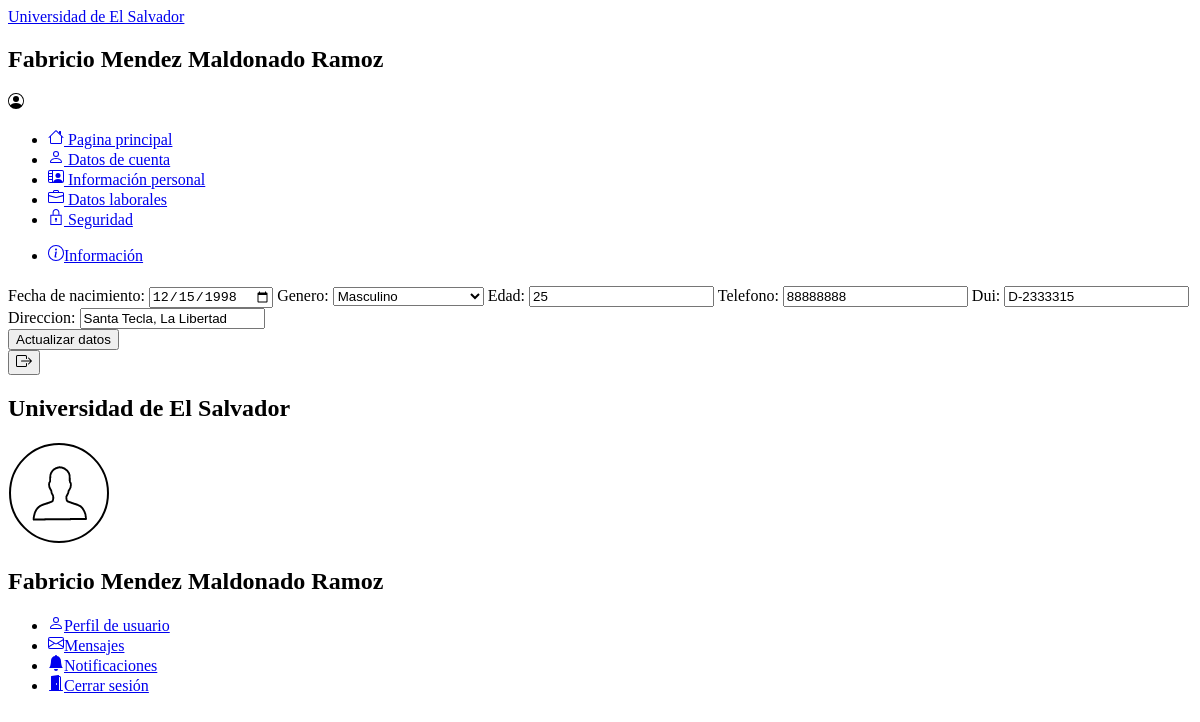
The app's page /info/2/personal (signed in), older data.
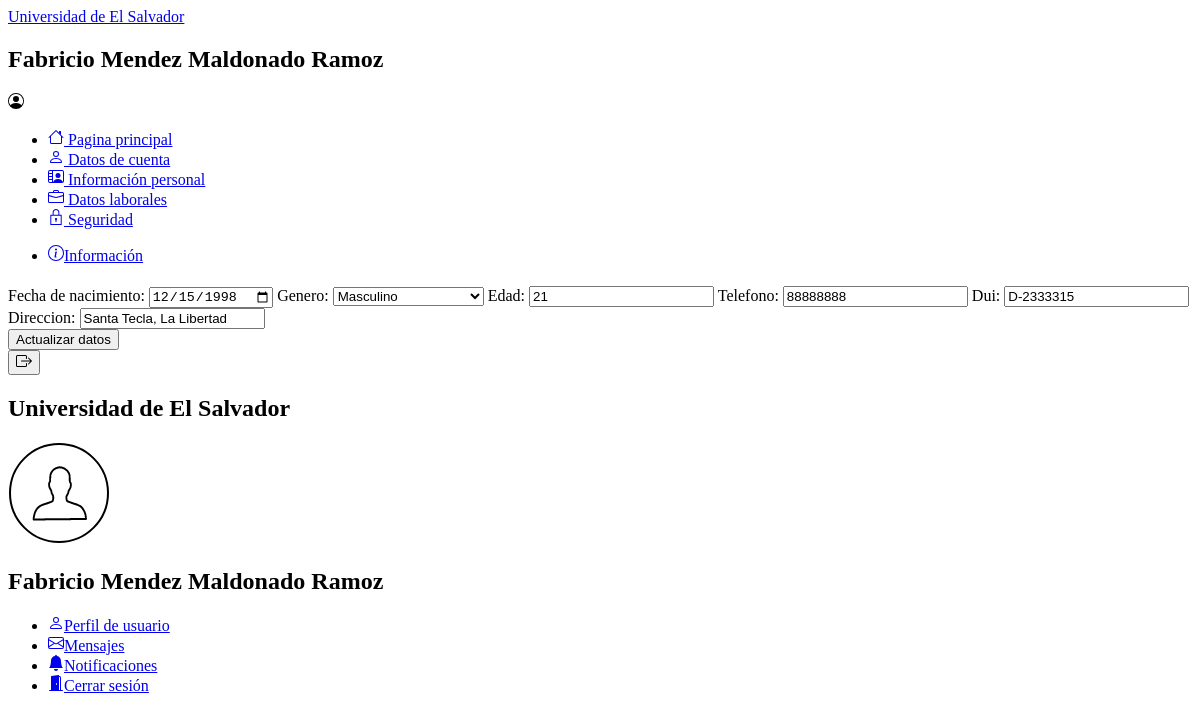
The same page, newer data.
### apps/OfertasLaborales/models.py (models this page shows, shortened)
class Persona(models.Model):
    user = models.OneToOneField(User, on_delete=models.CASCADE)
    fecha_nacimiento = models.DateField(auto_now=False, auto_now_add=False, default=None, null=True)
    genero = models.CharField(max_length=50, default=None, null=True)
    edad = models.IntegerField(default=None, null=True)
    telefono = models.CharField(max_length=80, default=None, null=True)
    dui = models.CharField(max_length=80, default=None, null=True)
    direccion = models.CharField(max_length=200, default=None, null=True)

### apps/OfertasLaborales/views.py (the view, shortened to what this page needs)
# urls.py: path('info/<int:pk>/personal', views.InfoPersonal.as_view(), name='info-personal'),
@method_decorator(decorators, name='get')
class InfoPersonal(UpdateView):
    model = Persona
    form_class = PersonaForm
    template_name = 'OfertasLaborales/perfilusuario.html'

### templates/OfertasLaborales/perfilusuario.html (shortened to what this page needs)
<!DOCTYPE html>
{% extends 'base.html' %}
{% load compress %}
{% load static %}
{% block contenido %}
<aside class="sidebar-perfil">
    <nav>
        <ul>
            <li><a href="{% url 'inicio' %}">
                Pagina principal</a>
            </li>
            <li><a href="{% url 'perfil-usuario' user.id %}">
                Datos de cuenta</a>
            </li>
            <li><a href="{% url 'info-personal' user.persona.id %}">
                Información personal</a>
            </li>
            <li><a href="{% url 'datos-laboral' user.persona.perfil.id %}">
                Datos laborales</a>
            </li>
            <li>
                <a href="{% url 'cambiar-contraseña' %}">
                Seguridad</a>
            </li>
        </ul>
        <ul>
            <li>
                <a href="{% url 'informacion' %}">
                    Información</a>
            </li>
        </ul>
    </nav>
</aside>
<div class="contenedor contenedor-form formsperfil">
    {% block contenido-items %}
    <div>
        <form action="" class="form-perfil" method="post">
            {% for field in form %}
                {{ field.label_tag }} {{ field }}
            {% endfor %}
            <div>
                <button>Actualizar datos</button>
            </div>
        </form>
    </div>
    {% endblock contenido-items %}
</div>
{% endblock contenido %}

Row changes from the older to the newer data that the page shows:
changed Persona "Masculino": edad "25" → "21"
